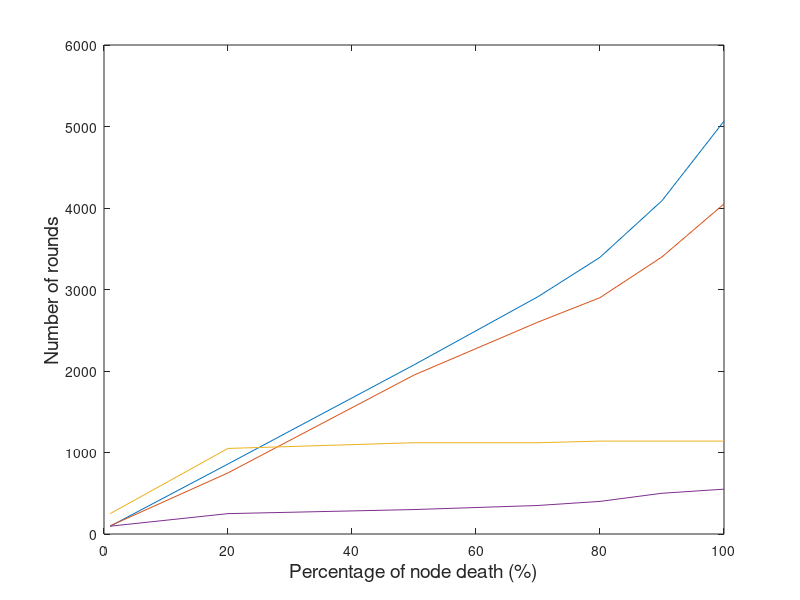

MATLAB code for this plot:
figure(11);
x=[1 20 50 70 80 90 100];
% the number of dead node : [1 80 200 280 320 360 400] 
y1=[100 750 1950 2600 2900 3400 4050];
y2=[96 859 2075 2912 3395 4090 5066]; % determine by yourself
y3=[96 250 300 350 400 500 550];
y4=[250 1050 1120 1120 1140 1140 1140 ];
plot(x,y2,x,y1,x,y4,x,y3);
xlabel('Percentage of node death (%)','fontsize',14);
ylabel('Number of rounds','fontsize',14);